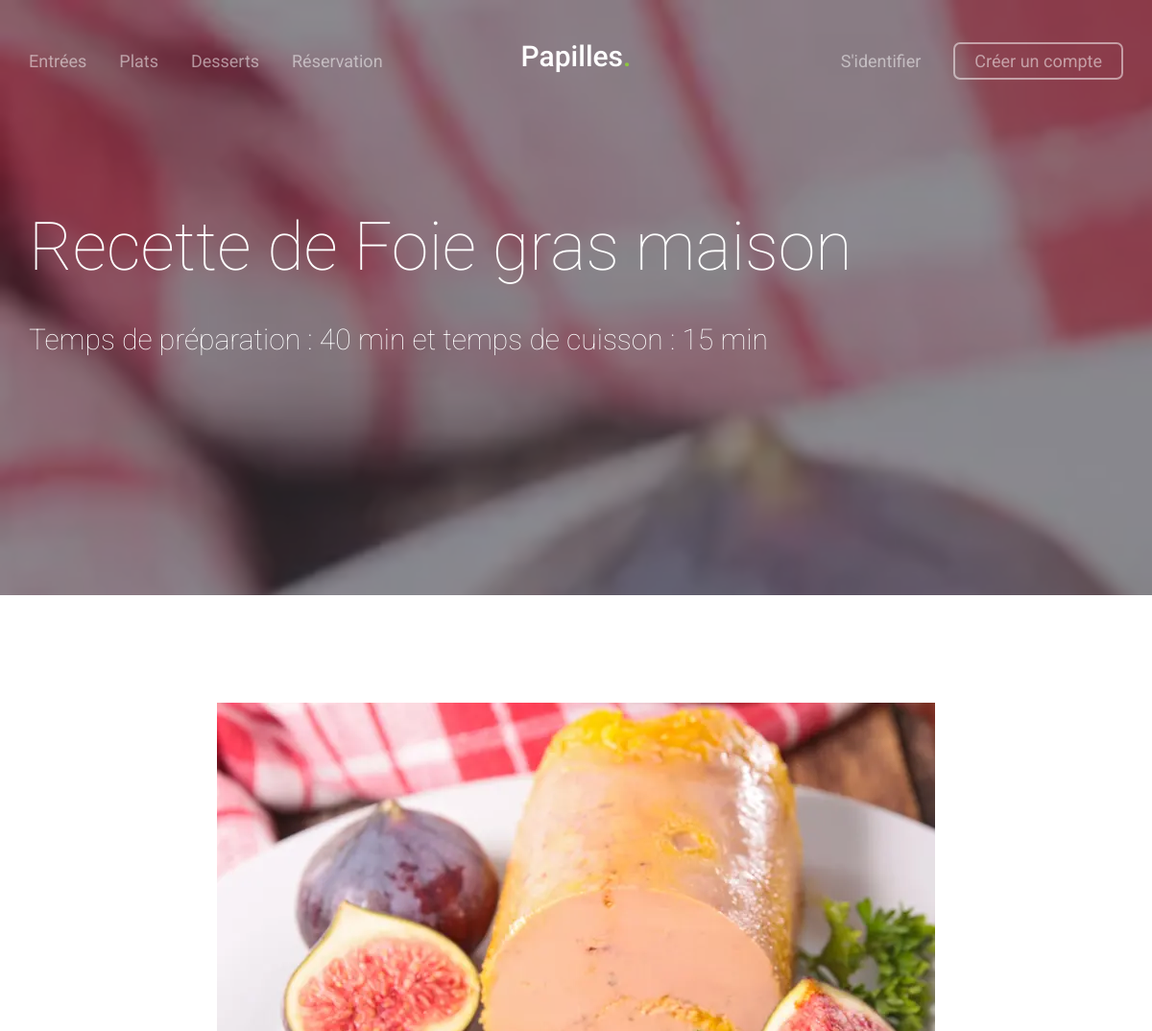
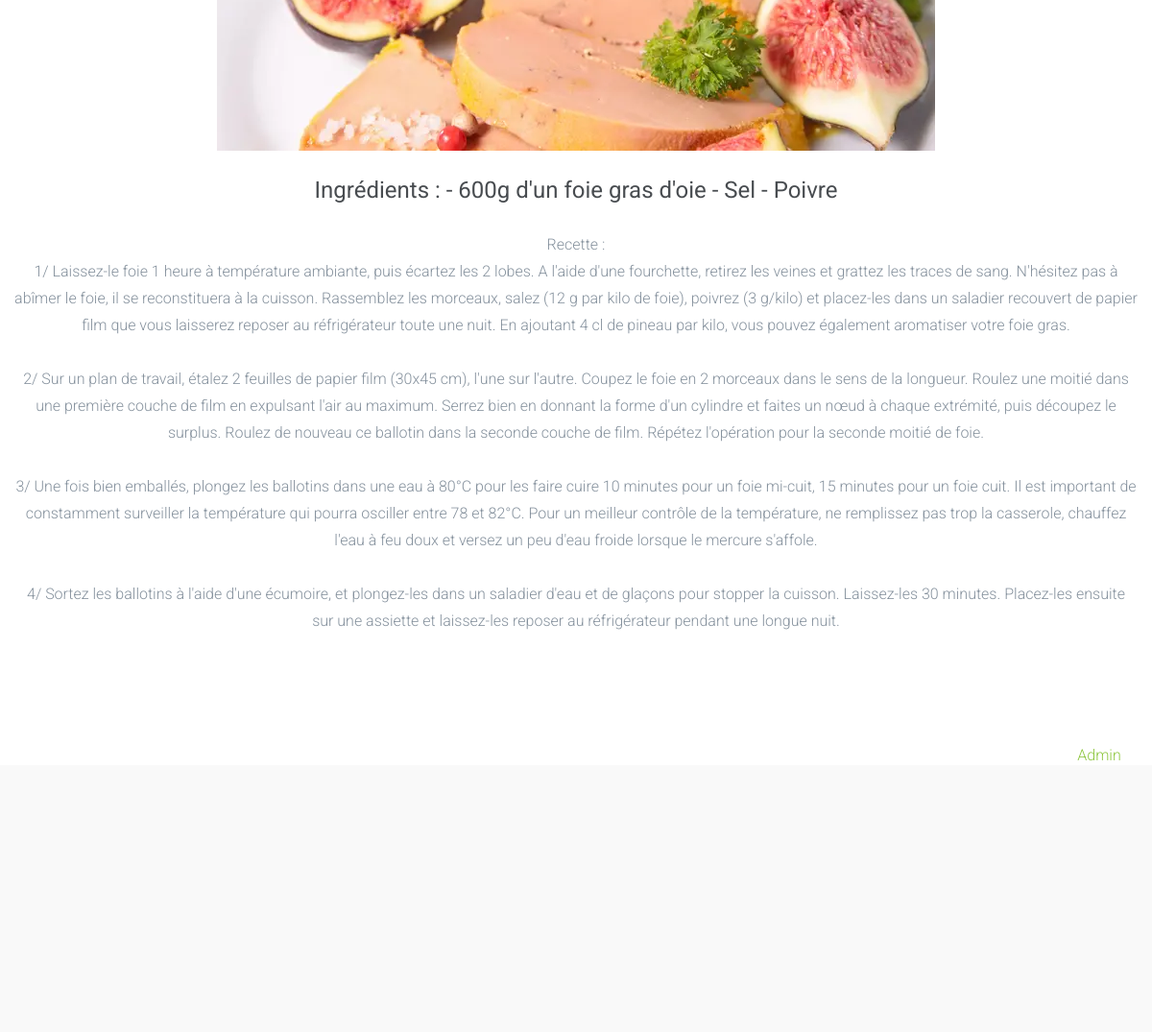
/index.php?recette=18, run on the app's committed database (2 pictures, top to bottom).
### tables this page shows
CREATE TABLE `Recette` (
  `idrecette` int(11) NOT NULL,
  `idcategorie` int(11) NOT NULL,
  `designation` varchar(30) NOT NULL,
  `description` varchar(42) NOT NULL,
  `ingredients` text NOT NULL,
  `recette` text NOT NULL,
  `tempspreparation` int(11) DEFAULT NULL,
  `tempscuisson` int(11) DEFAULT NULL,
  `imgrecette` varchar(64) NOT NULL
);

### recette/controller/ControllerRecette.php (called while the page is built, shortened)
<?php
class ControllerRecette
{
    private $model;
    public function __construct() {
        $this->model = new RecetteModel();
    }
    public function getRecette($id) {
        $content = $this->model->findOne($id);
        include('recette/view/vue_recette.php');
    }
}

### recette/model/RecetteModel.php (called while the page is built, shortened)
<?php
class RecetteModel extends Model {
    public function __construct() {
        $this->table = "Recette";
    }
    public function findOne($id) {
        $data = $this->read($id);
        return new Recette($data);
    }
}

### recette/model/Model.php (called while the page is built, shortened)
<?php
class Model
{
    private $connexion;
    protected $table;
    public function __construct() {
        $db = new Database();
        $this->connexion = $db->getConnection();
    }
    public function read($id)
    {
        $sql = "SELECT * FROM " . $this->table . " WHERE idrecette=" . $id;
        $retour = $this->connexion->query($sql);
        $content = $retour->fetch(PDO::FETCH_ASSOC);
        return $content;
    }
}

### recette/config/Database.php (called while the page is built, shortened)
<?php
class Database
{
    private $_host = "localhost";
    private $_db_name = "SiteWebRecette";
    private $_username = "user";
    private $_password = "user";
    public function getConnection() {
        $this->_conn = null;
        try {
            $this->_conn = new \PDO("mysql:host=" . $this->_host . ";dbname=" . $this->_db_name, $this->_username, $this->_password);
            $this->_conn->exec("set names utf8");
        } catch (\PDOException $exception) {
            echo "Connection error: " . $exception->getMessage();
        }
        return $this->_conn;
    }
}

### recette/entity/Recette.php (called while the page is built, shortened)
<?php
class Recette
{
    public function hydrate(array $donnees)
    {
        foreach ($donnees as $key => $value)
        {
            $method = 'set'.ucfirst($key);
        }
    }
    public function setDesignation($designation)
    {
        $this->designation = $designation;
    }
    public function setIngredients($ingredients)
    {
        $this->ingredients = $ingredients;
    }
    public function setRecette($recette)
    {
        $this->recette = $recette;
    }
    public function setTempsPreparation($temps_preparation)
    {
        $this->temps_preparation = $temps_preparation;
    }
    public function setTempsCuisson($temps_cuisson)
    {
        $this->temps_cuisson = $temps_cuisson;
    }
    public function setImgRecette($img_recette)
    {
        $this->img_recette = $img_recette;
    }
}

### recette/view/vue_recette.php (the view, shortened to what this page needs)
<!DOCTYPE html>
 <html class="no-js">
<head>
    <link rel="stylesheet" href="../../css/animate.css">
    <link rel="stylesheet" href="../../css/flexslider.css">
    <link rel="stylesheet" href="../../css/icomoon.css">
    <link rel="stylesheet" href="../../css/magnific-popup.css">
    <link rel="stylesheet" href="../../css/bootstrap.css">
    <link rel="stylesheet" href="../../css/style.css">
</head>
<body>
<div id="fh5co-page">
    <section id="fh5co-header">
        <div class="container">
            <nav role="navigation">
                <ul class="pull-left left-menu">
                    <li><a href="index.php?id=1">Entrées</a></li>
                    <li><a href="index.php?id=2">Plats</a></li>
                    <li><a href="index.php?id=3">Desserts</a></li>
                    <li><a href="index.php?id=4">Réservation</a></li>
                </ul>
                <h1 id="fh5co-logo"><a href="../../index.php">Papilles<span>.</span></a></h1>
                <ul class="pull-right right-menu">
                    <?php if(isset($_SESSION['login'])) : ?>
                        <li><p class="login">Bonjour <?=$_SESSION['login'] ?></p></li>
                        <li><a href="logout.php">Déconnexion</a></li>
                    <?php else : ?>
                        <li><a href="index.php?action=login">S'identifier</a></li>
                        <li class="fh5co-cta-btn"><a href="index.php?action=save">Créer un compte</a></li>
                    <?php endif; ?>
                </ul>
            </nav>
        </div>
    </section>
    <section id="fh5co-hero" class="no-js-fullheight" style="background-image: url(<?=$content->img_recette ?>);" data-next="yes">
        <div class="fh5co-overlay"></div>
        <div class="container">
            <div class="fh5co-intro no-js-fullheight">
                <div class="fh5co-intro-text">
                    <h2 class="animate-box">Recette de <?=$content->designation ?></h2>
                    <h3 class="animate-box">Temps de préparation : <?=$content->temps_preparation ?> min et temps de cuisson : <?=$content->temps_cuisson ?> min</h3>
                </div>
            </div>
        </div>
    </section>
    <div id="fh5co-about">
        <div class="container">
            <div class="row">
                <div class="fh5co-person">
                    <img src=<?=$content->img_recette ?> alt="img_food" class="img-recette" align="center" /><br />
                    <h3>Ingrédients : <?=$content->ingredients ?></h3>
                    <p>Recette : <br /><?=nl2br($content->recette) ?></p>
                </div>
            </div>
        </div>
    </div>
</div>
</body>
</html>
<?php
include('footer.php');
?>

### css/style.css (style rules this page uses)
body { font-family: "Roboto", Arial, sans-serif; font-size: 16px; line-height: 28px; font-weight: 300; color: #85919d; height: 100%; position: relative; }
a { color: #8dc63f; -webkit-transition: 0.5s; -o-transition: 0.5s; transition: 0.5s; }
p, figure { margin-bottom: 1.5em; }
h1, h2, h3, h4, h5, h6 { color: #484c50; font-family: "Roboto", Arial, sans-serif; font-weight: 400; margin: 0 0 30px 0; }
body { background: #efefef url(../images/white_wave.png) repeat; }
#fh5co-header { position: absolute; width: 100%; left: 0; padding-top: 50px; z-index: 12; }
#fh5co-header #fh5co-logo { text-align: center; display: block; position: absolute; width: 100%; left: 0; top: -12px; z-index: 1; }
#fh5co-header #fh5co-logo a { font-size: 30px; font-weight: 500; color: white; }
#fh5co-header #fh5co-logo a span { color: #8dc63f; }
#fh5co-header nav { position: relative; }
#fh5co-header nav ul { padding: 0; margin: 0; z-index: 2; position: relative; }
#fh5co-header nav ul li { display: inline; }
#fh5co-header nav ul li a { font-size: 18px; color: rgba(255, 255, 255, 0.5); font-weight: 400; }
#fh5co-header nav ul li.fh5co-cta-btn a { position: relative; border-bottom: none; padding: 7px 20px; border: 2px solid rgba(255, 255, 255, 0.5); -webkit-border-radius: 7px; -moz-border-radius: 7px; -ms-border-radius: 7px; border-radius: 7px; }
#fh5co-header nav ul.left-menu li { margin-right: 30px; }
#fh5co-header nav ul.right-menu li { margin-left: 30px; }
#fh5co-hero { background-color: transparent; background-size: cover; background-attachment: fixed; background-repeat: no-repeat; position: relative; width: 100%; }
#fh5co-hero .fh5co-overlay { position: absolute; top: 0; left: 0; right: 0; bottom: 0; background: #2a2d36; opacity: .54; z-index: 9; }
#fh5co-hero .fh5co-intro { display: table; width: 100%; z-index: 10; position: relative; }
#fh5co-hero .fh5co-intro > div { vertical-align: middle; display: table-cell; }
#fh5co-hero .fh5co-intro > div h2 { font-size: 70px; line-height: 87px; font-weight: 100; color: white; }
#fh5co-hero .fh5co-intro > div h3 { font-weight: 100; font-size: 30px; line-height: 45px; color: white; }
.no-js-fullheight { height: 620px; }
#fh5co-features, #fh5co-features-2, #fh5co-features-3, #fh5co-features-4, #fh5co-projects, #fh5co-testimonials, #fh5co-about, #fh5co-subscribe, #fh5co-info, #fh5co-pricing, #fh5co-faqs, #fh5co-footer { background-color: #fff; padding: 7em 0; }
img.img-recette { display: block; margin-left: auto; margin-right: auto }
.fh5co-person { text-align: center; }
#fh5co-offcanvas, .fh5co-nav-toggle, #fh5co-page { -webkit-transition: 0.5s; -o-transition: 0.5s; transition: 0.5s; }
#fh5co-offcanvas, .fh5co-nav-toggle, #fh5co-page { position: relative; }
#fh5co-page { z-index: 2; -webkit-transition: 0.5s; -o-transition: 0.5s; transition: 0.5s; }
#fh5co-offcanvas ul li { padding: 0; margin: 0 0 10px 0; list-style: none; line-height: 28px; }
#fh5co-offcanvas ul li a { font-size: 18px; color: rgba(255, 255, 255, 0.7); }
.js .animate-box { opacity: 0; }

### data on the page
recette: imgrecette (picture), designation "Foie gras maison", tempspreparation "40", tempscuisson "15", ingredients "- 600g d'un foie gras d'oie - Sel - Poivre", recette "1/ Laissez-le foie 1 heure à température ambiante, puis écartez les 2 lobes. A l'aide d'une fourchette, retirez les veines et grattez les traces de sang. N'hésitez pas à abîmer le foie, il se reconstituera à la cuisson. Rassemblez les morceaux, salez (12 g par kilo de foie), poivrez (3 g/kilo) et placez-les dans un saladier recouvert de papier film que vous laisserez reposer au réfrigérateur toute une nuit. En ajoutant 4 cl de pineau par kilo, vous pouvez également aromatiser votre foie gras. 2/ Sur un plan de travail, étalez 2 feuilles de papier film (30x45 cm), l'une sur l'autre. Coupez le foie en 2 morceaux dans le sens de la longueur. Roulez une moitié dans une première couche de film…"
